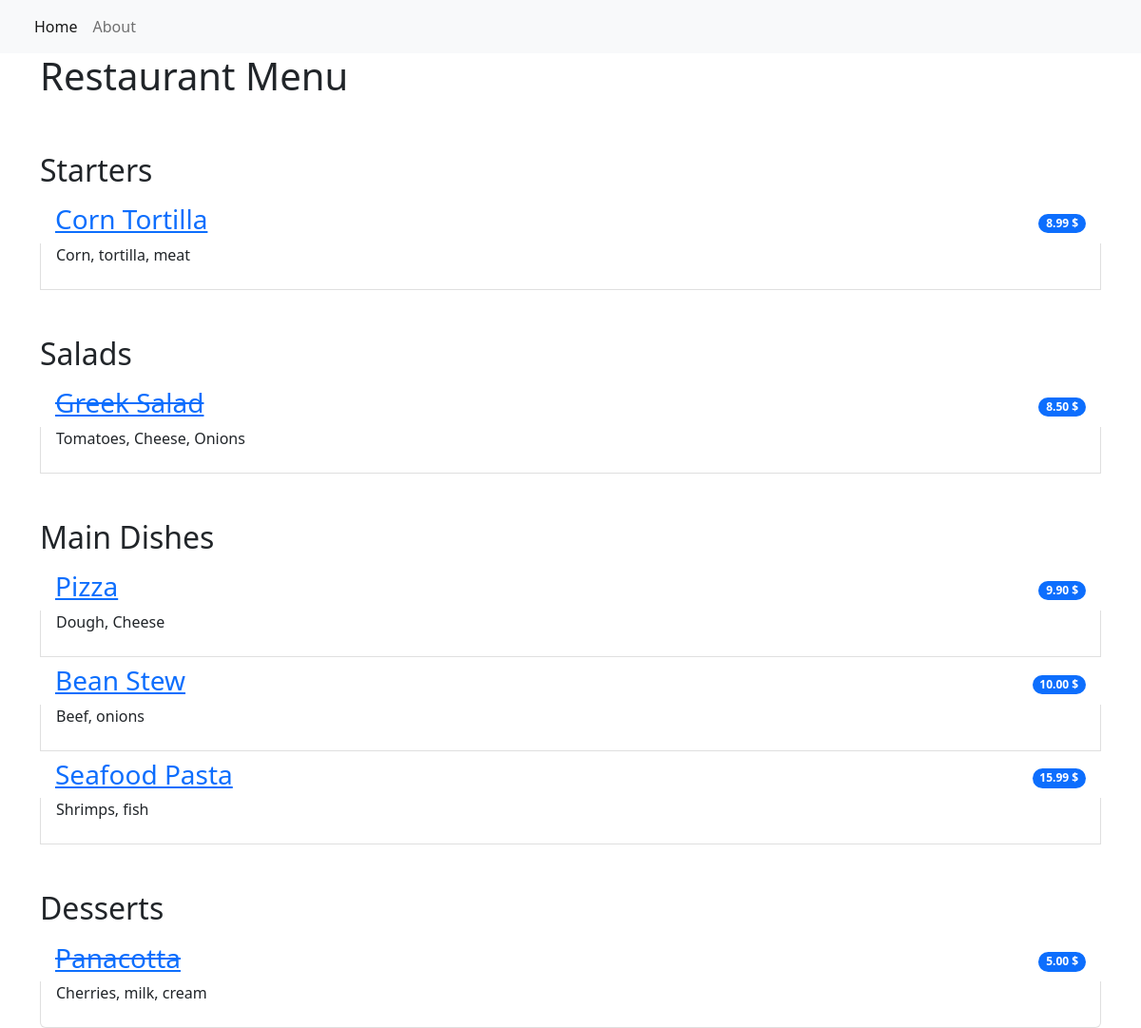
The page / on the database its author committed.
### restaurant_menu/models.py (models this page shows, shortened)
class Item(models.Model):
    meal = models.CharField(max_length=1000, unique=True)
    description = models.CharField(max_length=2000)
    price = models.DecimalField(max_digits=10, decimal_places=2)
    meal_type = models.CharField(max_length=200, choices=MEAL_TYPE)
    author = models.ForeignKey(User, on_delete=models.PROTECT)
    status = models.IntegerField(choices=STATUS, default=0)
    date_created = models.DateTimeField(auto_now_add=True)  # auto_now_add -> Automatically set the field to now when the object is first created.
    date_updated = models.DateTimeField(auto_now=True)  # auto_now -> Automatically set the field to now every time the object is saved.

### restaurant_menu/views.py (the view)
# urls.py: path('', views.MenuListView.as_view(), name='home'),
class MenuListView(generic.ListView):
    queryset = Item.objects.order_by("date_created")
    template_name = 'index.html'
    def get_context_data(self, **kwargs):
        context = super().get_context_data(**kwargs)
        context['meal_types'] = MEAL_TYPE
        return context

### restaurant_menu/templates/index.html
{% extends 'base.html' %}
{% block content %}
<div class="container">
    <h1>Restaurant Menu</h1>
    <ul class="list-group list-group-flash">
        {% for meal_type in meal_types %}
        <h2 class="pt-5">{{ meal_type.1 }}</h2>
        {% for meal in item_list %}
        {% if meal.meal_type == meal_type.0 %}
        {% if not meal.status %}
        <li class="list-group-item d-flex justify-content-between align-items-center border-0 pb-0">
            <a href="{% url 'menu_item' meal.pk %}">
                <h3>
                    <del>{{ meal.meal }}</del>
                </h3>
            </a>
            <span class="badge bg-primary rounded-pill">{{ meal.price }} $</span>
        </li>
        <li class="list-group-item pt-0">
            <p>{{ meal.description }}</p>
        </li>
        {% else %}
        <li class="list-group-item d-flex justify-content-between align-items-center border-0 pb-0">
            <a href="{% url 'menu_item' meal.pk %}"><h3>{{ meal.meal }}</h3></a>
            <span class="badge bg-primary rounded-pill">{{ meal.price }} $</span>
        </li>
        <li class="list-group-item pt-0">
            <p>{{ meal.description }}</p>
        </li>
        {% endif %}
        {% endif %}
        {% endfor %}
        {% endfor %}
    </ul>
</div>
{% endblock content %}

### rows shown on the page
Item: meal "Corn Tortilla", price "8.99", description "Corn, tortilla, meat"
Item: meal "Greek Salad", price "8.50", description "Tomatoes, Cheese, Onions"
Item: meal "Pizza", price "9.90", description "Dough, Cheese"
Item: meal "Bean Stew", price "10.00", description "Beef, onions"
Item: meal "Seafood Pasta", price "15.99", description "Shrimps, fish"
Item: meal "Panacotta", price "5.00", description "Cherries, milk, cream"

### other values the page prints
{{ meal_type.1 }} "Starters" "Salads" "Main Dishes" "Desserts"
